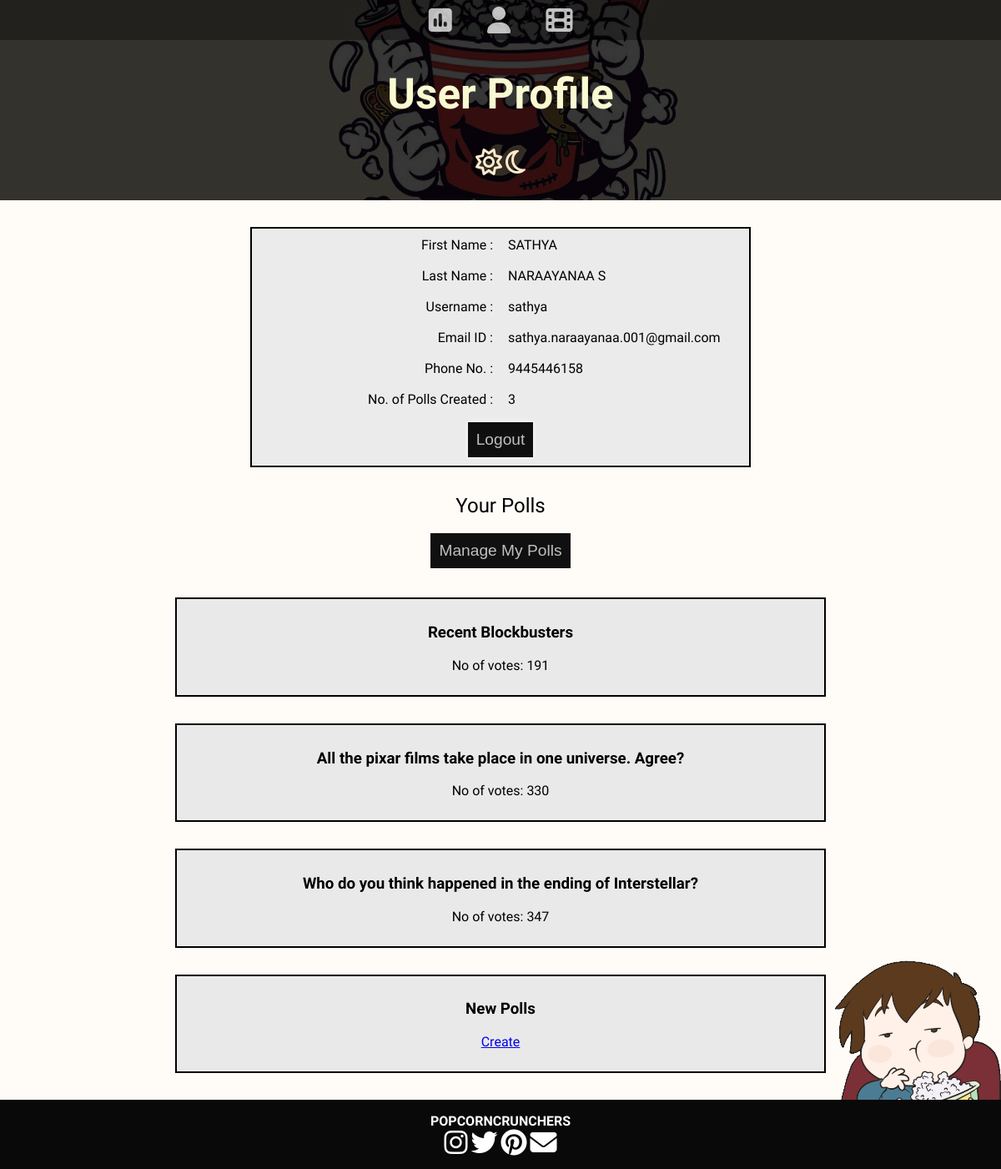
Screenshot of /Polling-Site/User.php (signed in) with the database file from the repository.
### tables this page shows
CREATE TABLE `user_details` (
  `id` int(10) UNSIGNED NOT NULL,
  `first_name` varchar(50) NOT NULL,
  `last_name` varchar(50) DEFAULT NULL,
  `mail` varchar(50) NOT NULL,
  `username` varchar(50) NOT NULL,
  `phone_no` bigint(20) NOT NULL,
  `password` varchar(30) NOT NULL,
  `reg_date` date NOT NULL DEFAULT current_timestamp()
);

CREATE TABLE `sathya` (
  `sno` int(10) UNSIGNED NOT NULL,
  `first_name` varchar(50) NOT NULL DEFAULT 'SATHYA',
  `last_name` varchar(50) NOT NULL DEFAULT 'NARAAYANAA S',
  `mail` varchar(50) NOT NULL DEFAULT 'sathya.naraayanaa.001@gmail.com',
  `phone_no` bigint(20) NOT NULL DEFAULT 9445446158,
  `question` varchar(200) DEFAULT NULL,
  `option_1` varchar(100) DEFAULT NULL,
  `count_1` int(10) DEFAULT NULL,
  `option_2` varchar(100) DEFAULT NULL,
  `count_2` int(10) DEFAULT NULL,
  `option_3` varchar(100) DEFAULT NULL,
  `count_3` int(10) DEFAULT NULL,
  `option_4` varchar(100) DEFAULT NULL,
  `count_4` int(10) DEFAULT NULL,
  `option_5` varchar(100) DEFAULT NULL,
  `count_5` int(10) DEFAULT NULL,
  `option_6` varchar(100) DEFAULT NULL,
  `count_6` int(10) DEFAULT NULL,
  `total_options` int(10) NOT NULL,
  `total_count` int(10) DEFAULT NULL,
  `ref` varchar(20) NOT NULL,
  `reg_date` date NOT NULL DEFAULT current_timestamp()
);

### Polling-Site/User.php (the view, shortened to what this page needs)
<?php
    if(isset($_SESSION["username"])){
      $username = $_SESSION["username"];
    } else {
      echo '<script> alert("Log in to get access!!"); </script>';
      $_SESSION["location"] = "polling_site";
      echo '<script> window.location.href="../login/User_Login.php"; </script>';
    }
    $server = "localhost";
    $user = "root";
    $pass = "";
    $db = "catchcini";
    $con = mysqli_connect($server, $user, $pass, $db);
    $cmd = "SELECT first_name,last_name,mail,phone_no,username FROM user_details";
    $data = mysqli_query($con, $cmd);
    if($data) {
        while($row = mysqli_fetch_assoc($data)){
            if($row["username"]==$username){
                $phone_no = $row["phone_no"];
                $first_name = $row["first_name"];
                $last_name = $row["last_name"];
                $mail = $row["mail"];
                break;
            }
        }
    }
    $cmd = "SELECT COUNT(*) FROM $username";
    $data = mysqli_query($con, $cmd);
    $total_polls = mysqli_fetch_row($data)[0];
    $cmd = "SELECT question,total_count,ref FROM $username ORDER BY sno DESC";
    $data = mysqli_query($con, $cmd);
?>
<!DOCTYPE html>
<html lang="en" dir="ltr">
  <head>
    <link rel="stylesheet" id="page-theme" href="<?php if($_SESSION['theme'] == 'light'){echo 'light-main-template.css';}else{echo 'dark-main-template.css';} ?>">
    <link rel="stylesheet" href="User-profile.css">
    <link rel="stylesheet" id="box-theme" href="<?php if($_SESSION['theme'] == 'light'){echo 'light-box.css';}else{echo 'dark-box.css';} ?>">
</head>
  <body>
    <header class="header">
      <nav class="nav">
          <ul>
            <li class="poll">
                <a href="poll_home.php"><i class="fas fa-poll fa-2x"></i></a>
            </li>
            <li>
                <a href="User.php" title="User Profile"><i class="fas fa-user fa-2x"></i></a>
            </li>
            <li class="movie">
                <a href="../movie-center/movie_home.php"><i class="fas fa-film fa-2x"></i></a>
            </li>
          </ul>
      </nav>
      <div>
          <h1 class="main-heading">User Profile</h1>
      </div>
      <div class="theme">
        <i id="light" class="far fa-sun fa-2x"></i>
        <i id="dark" class="far fa-moon fa-2x"></i>
      </div>
    </header>
    <section class="container">
        <table class="box">
            <tr>
                <td>First Name :</td> <td><?php echo $first_name; ?></td>
            </tr>
            <tr>
                <td>Last Name :</td> <td><?php echo $last_name; ?></td>
            </tr>
            <tr>
                <td>Username :</td> <td><?php echo $username; ?></td>
            </tr>
            <tr>
                <td>Email ID :</td> <td><?php echo $mail; ?></td>
            </tr>
            <tr>
                <td>Phone No. :</td> <td><?php echo $phone_no; ?></td>
            </tr>
            <tr>
                <td>No. of Polls Created :</td> <td><?php echo $total_polls; ?></td>
            </tr>
            <tr>
                <td colspan="2"><button class="btn new-poll"  id="logout">Logout</button></td>
            </tr>
        </table>
    </section>
    <section>
        <div class="sub-heading">Your Polls</div>
        <div>
        <button class="btn new-poll manage"  id="manage" onclick="edit();">Manage My Polls</button>
        </div>
        <ul class="universe" id="polls">
          <?php
          function read($data){
            if($data) {
              while(($row = mysqli_fetch_assoc($data))){
                  echo '<li class="box"  id='. $row['ref'].'>';
                  echo '<div class="item">';
                  echo '<h3 class="wrap" id="ref'.$row['ref'].'" onclick="view_poll(this.id);">'.$row["question"].'</h3>';
                  echo '<p> No of votes: '.$row["total_count"].'</p>';
                  echo '</div>';
                  echo ' </li>';
              }
            }
          }
          read($data);
          ?>
          <li  class="box">
            <div class="item">
              <h3>New Polls</h3>
              <p><a href='poll_create.php'>Create</a></p>
            </div>
          </li>
        </ul>
      </section>
    <footer class="end-credit">
        <b style="color: white">POPCORNCRUNCHERS</b>
        <div class="white">
            <a href="#"
                ><i style="color: white" class="fab fa-instagram fa-2x"></i
            ></a>
            <a href="#"
                ><i style="color: white" class="fab fa-twitter fa-2x"></i
            ></a>
            <a href="#"
                ><i style="color: white" class="fab fa-pinterest fa-2x"></i
            ></a>
            <a href="#"
                ><i style="color: white" class="fas fa-envelope fa-2x"></i
            ></a>
        </div>
    </footer>
    </body>
  </html>

### Polling-Site/light-main-template.css (style rules this page uses)
* { box-sizing: border-box; }
html,body { color: black; margin: 0px; padding: 0px; }
body { background-color: #ffebcd25; }
.header { background-image: url('poll.jpg'); background-color: #111; background-blend-mode: soft-light; background-size: cover; background-position: center right; height: 15em; }
.theme { display: block; width: 100%; text-align: center; color: blanchedalmond; }
.nav { margin: 0px; padding: 0px; background-color: #00000055; }
.nav ul { margin: 0px; padding: 0px; list-style-type: none; text-align: center; position: relative; }
.nav ul li { display: inline-block; padding: .5em 1.2em; margin: 0px; height: 3em; }
.nav a,.btn { color: #ffffffbb; }
.main-heading { font-family: 'Stick', sans-serif ; font-size: 3.2em; text-align: center; color: lightgoldenrodyellow; }
.container { display: flex; justify-content:center; position: relative; flex-grow: 0; }
.box { border: 2px solid black; margin: 1.5em auto; width: 65%; color: black; font-family: 'Orbitron',sans-serif; }
.wrap { word-wrap: break-word; }
.end-credit { text-align: center; font-family: 'Heebo',sans-serif ; background-color: #090909; font-size: 1em; margin: 0px; padding: 1em; }
.new-poll { display: block; background-color: rgb(72, 199, 72); text-align: center; font-size: 1.2em; margin: auto; border: none; padding: 10px; }
.sub-heading { font-family: 'Orbitron',sans-serif; font-size: 1.5em; text-align: center; }

### Polling-Site/User-profile.css (style rules this page uses)
.header { background-image: url('popcorn-monster.jpg'); background-color: #111111ff; background-blend-mode: soft-light; background-repeat: no-repeat; background-position: center; height: 15em; }
table.box { background-color: rgb(235, 235, 235); width: 50%; margin: 2em; }
table tr { padding: 2em; }
table tr td:nth-child(odd) { text-align: right; width: 50%; padding: 8px; }
table tr td:nth-child(even) { text-align: left; width: 50%; padding: 8px; }
.manage { background-color: #000000ef; margin: 1em auto; box-shadow: 0px 0px 5px white; }
#logout { background-color: #000000ef; box-shadow: 0px 0px 5px white; }

### Polling-Site/light-box.css (style rules this page uses)
.universe { display: flex; flex-direction: column; list-style-type: none; padding: 0px; }
.box { margin: 1em auto; width: 65%; }
.item { padding: 10px; text-align: center; background-color: rgb(233, 233, 233); }

### Polling-Site/User.php (style rules this page uses)
body { background-image: url('giphy.gif'); background-repeat: no-repeat; background-attachment: fixed; background-blend-mode: color-dodge; background-position: center; background-size: 70vw; }
@media (min-width : 1040px) { body { background-image: url('tenor.gif'); background-attachment: fixed; background-repeat: no-repeat; background-blend-mode:lighten; background-position: bottom right; background-size: 20vw; } }

### rows the page displays
user_details: first_name "SATHYA", last_name "NARAAYANAA S", mail "sathya.naraayanaa.001@gmail.com", phone_no "9445446158"
sathya: question "Recent Blockbusters", total_count "191"
sathya: question "All the pixar films take place in one universe. Agree?", total_count "330"
sathya: question "Who do you think happened in the ending of Interstellar?", total_count "347"

### other values shown
$username "sathya"
$total_polls "3"
